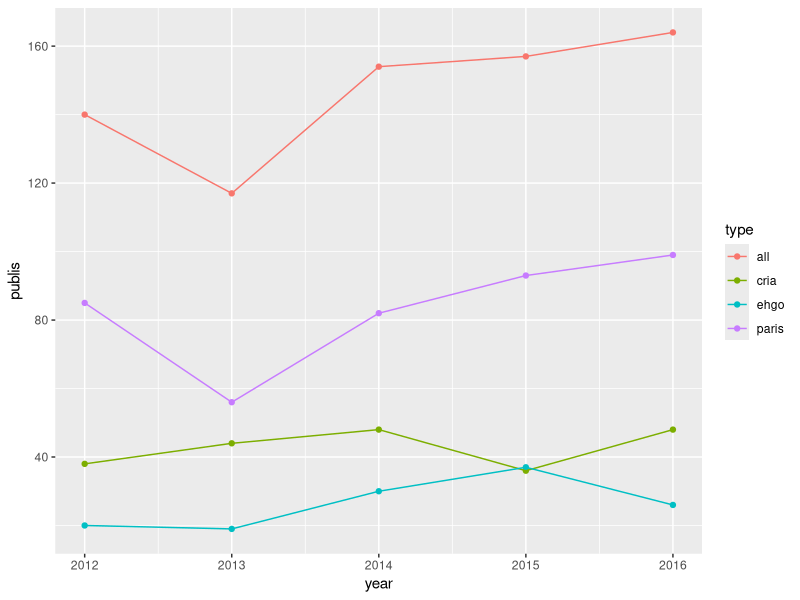
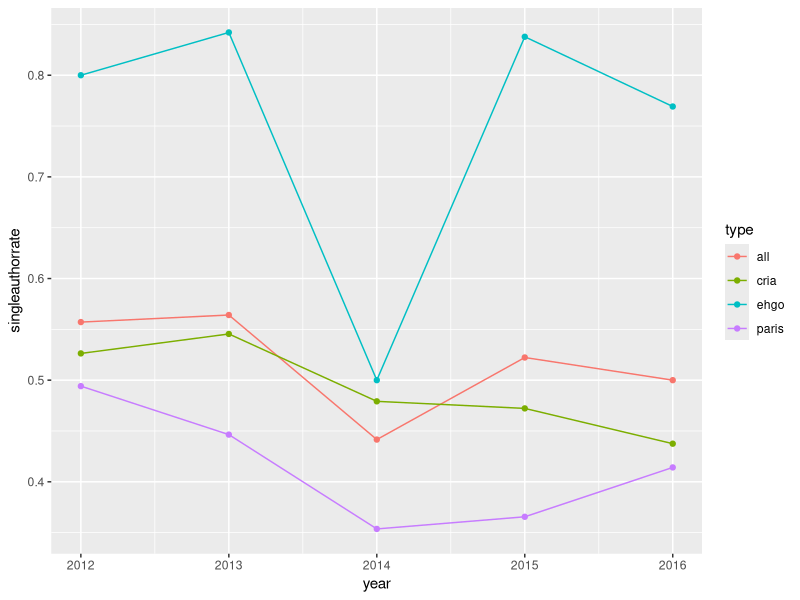
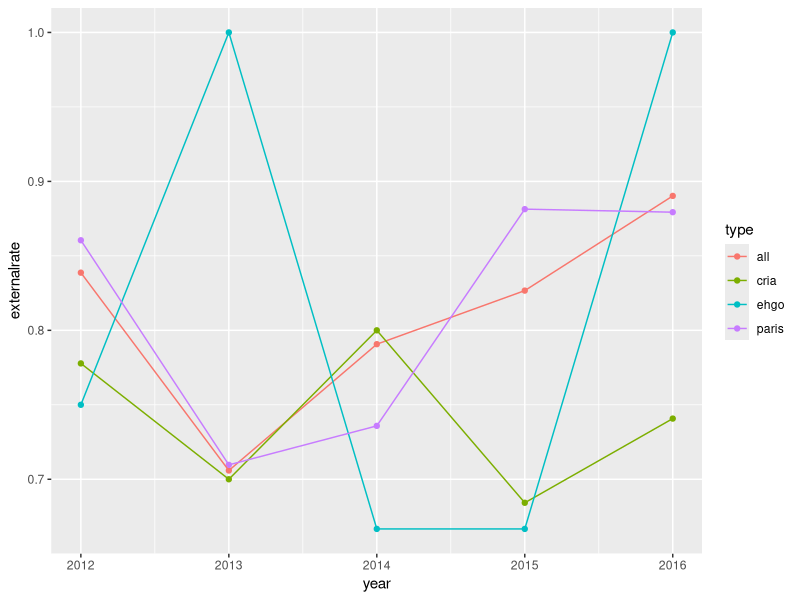
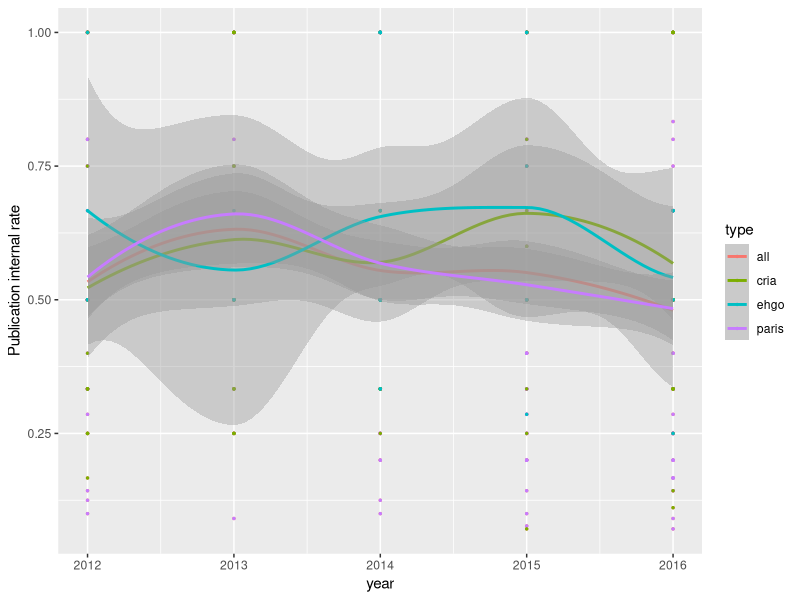
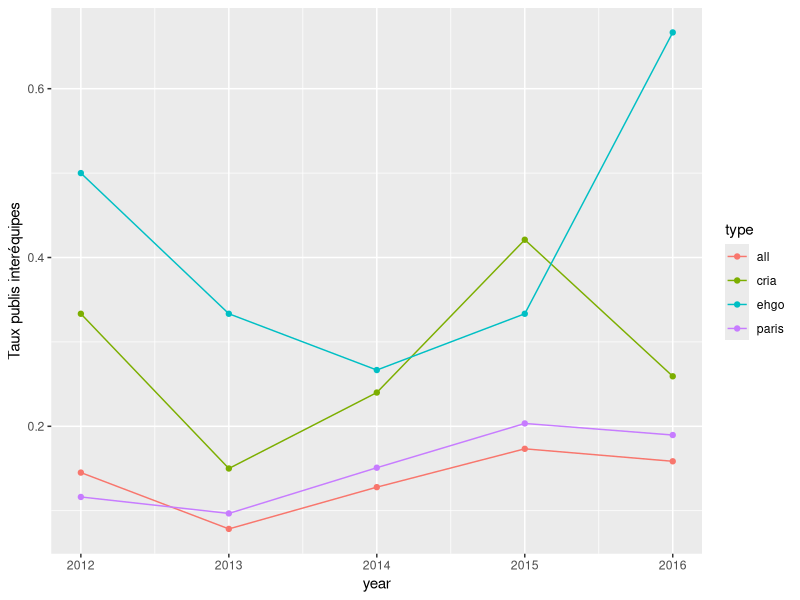
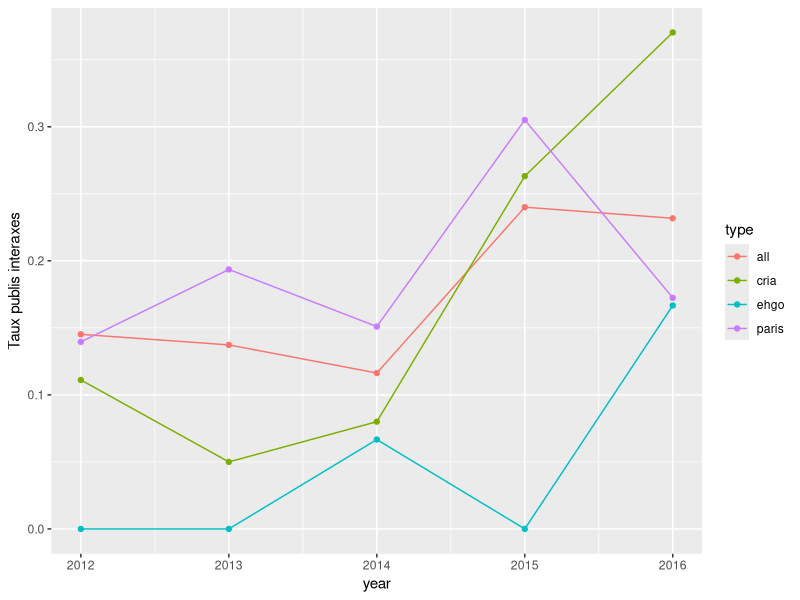

The R script that drew these images, in order:

# simplified analysis

# load data


library(dplyr)
library(ggplot2)

setwd(paste0(Sys.getenv('CS_HOME'),'/Misc/AnalyseGeocites/Models'))


# authors
authors <- as.tbl(read.csv('data/authors_desamb.csv',sep=";",stringsAsFactors = FALSE))
# publications
publis <- as.tbl(read.csv('data/publications.csv',sep=";",stringsAsFactors = FALSE))
# authorship
authorship <- as.tbl(read.csv('data/authorship.csv',sep=";",stringsAsFactors = FALSE))
authorship = authorship[sapply(authorship$AuteurDesamb,nchar)>0,]

publitypes = c("article_revue","article","ouvrage","chapitre","proceedings","actes_congres_national")
years = 2012:2016

publis = publis[publis$typepubli%in%publitypes,]

# nbr publis
nrow(publis)

team_authorship = left_join(authorship,authors,by=c('AuteurDesamb'='NOM'))
team_authorship = team_authorship[team_authorship$id_article%in%publis$id,]
# multi team ?
#duplicated(team_authorship[,1:2])
byteam = team_authorship%>%group_by(id_article)%>%
  summarise(paris=as.numeric(sum(as.numeric("P.A.R.I.S"%in%EQUIPE))>0),
            cria=as.numeric(sum(as.numeric("C.R.I.A"%in%EQUIPE))>0),
            ehgo=as.numeric(sum(as.numeric("E.H.GO"%in%EQUIPE))>0),
            internonly=as.numeric(prod(as.numeric(AuteurDesamb%in%authors$NOM))==1),
            nbauthorsintern = sum(as.numeric(AuteurDesamb%in%authors$NOM)),
            nbauthors = n(),
            nbequipes = length(unique(EQUIPE[!is.na(EQUIPE)])) # ! remove NAs !
            )

# add nb axes
nbaxes = sapply(publis$axe, function(s){length(strsplit(s,split=',')[[1]])})
publis$nbaxes=nbaxes
byteam=left_join(byteam,publis[,c(1,4,9)],by=c('id_article'='id'))

# count by teams
sum(byteam$paris)
sum(byteam$cria)
sum(byteam$ehgo)

# same by year
counts = c();cyears=c();types=c()
for(year in years){
  counts=append(counts,length(which(byteam$year==year)));types=append(types,'all');cyears=append(cyears,year)
  counts=append(counts,length(which(byteam$year==year&byteam$paris>0)));types=append(types,'paris');cyears=append(cyears,year)
  counts=append(counts,length(which(byteam$year==year&byteam$cria>0)));types=append(types,'cria');cyears=append(cyears,year)
  counts=append(counts,length(which(byteam$year==year&byteam$ehgo>0)));types=append(types,'ehgo');cyears=append(cyears,year)
}
ggplot(data.frame(publis=counts,year=cyears,type=types),aes(x=year,y=publis,col=type,group=type))+geom_point()+geom_line()



# number of authors
#team_authorship %>% group_by(id_article)%>%summarise(nbauthors = n())
length(which(byteam$nbauthors==1))/nrow(byteam)
length(which(byteam$nbauthors==1&byteam$paris>0))/sum(byteam$paris)
length(which(byteam$nbauthors==1&byteam$cria>0))/sum(byteam$cria)
length(which(byteam$nbauthors==1&byteam$ehgo>0))/sum(byteam$ehgo)

# same by year
counts = c();cyears=c();types=c()
for(year in years){
  counts=append(counts,length(which(byteam$nbauthors==1&byteam$year==year))/length(which(byteam$year==year)));types=append(types,'all');cyears=append(cyears,year)
  counts=append(counts,length(which(byteam$nbauthors==1&byteam$paris>0&byteam$year==year))/sum(byteam$paris[byteam$year==year]));types=append(types,'paris');cyears=append(cyears,year)
  counts=append(counts,length(which(byteam$nbauthors==1&byteam$cria>0&byteam$year==year))/sum(byteam$cria[byteam$year==year]));types=append(types,'cria');cyears=append(cyears,year)
  counts=append(counts,length(which(byteam$nbauthors==1&byteam$ehgo>0&byteam$year==year))/sum(byteam$ehgo[byteam$year==year]));types=append(types,'ehgo');cyears=append(cyears,year)
}
ggplot(data.frame(singleauthorrate=counts,year=cyears,type=types),aes(x=year,y=singleauthorrate,col=type,group=type))+geom_point()+geom_line()




# intern - extern
#authorship$AuteurDesamb%in%authors$NOM
length(which(byteam$internonly!=1))/length(which(byteam$nbauthors>1))
length(which(byteam$internonly!=1&byteam$paris>0))/length(which(byteam$nbauthors>1&byteam$paris>0))
length(which(byteam$internonly!=1&byteam$cria>0))/length(which(byteam$nbauthors>1&byteam$cria>0))
length(which(byteam$internonly!=1&byteam$ehgo>0))/length(which(byteam$nbauthors>1&byteam$ehgo>0))


counts = c();cyears=c();types=c()
for(year in years){
  counts=append(counts,length(which(byteam$internonly!=1&byteam$year==year))/length(which(byteam$nbauthors>1&byteam$year==year)));types=append(types,'all');cyears=append(cyears,year)
  counts=append(counts,length(which(byteam$internonly!=1&byteam$paris>0&byteam$year==year))/length(which(byteam$nbauthors>1&byteam$paris>0&byteam$year==year))
);types=append(types,'paris');cyears=append(cyears,year)
  counts=append(counts,length(which(byteam$internonly!=1&byteam$cria>0&byteam$year==year))/length(which(byteam$nbauthors>1&byteam$cria>0&byteam$year==year))
);types=append(types,'cria');cyears=append(cyears,year)
  counts=append(counts,length(which(byteam$internonly!=1&byteam$ehgo>0&byteam$year==year))/length(which(byteam$nbauthors>1&byteam$ehgo>0&byteam$year==year))
);types=append(types,'ehgo');cyears=append(cyears,year)
}
ggplot(data.frame(externalrate=counts,year=cyears,type=types),aes(x=year,y=externalrate,col=type,group=type))+geom_point()+geom_line()
# NOTE : for ehgo in 2013, 3 publis only with nbauthors > 1


# rate intern / nbauthors

rateall = byteam$nbauthorsintern[byteam$nbauthors>1]/byteam$nbauthors[byteam$nbauthors>1]
mean(rateall)
sd(rateall)

rateparis = byteam$nbauthorsintern[byteam$nbauthors>1&byteam$paris>0]/byteam$nbauthors[byteam$nbauthors>1&byteam$paris>0]
mean(rateparis)
sd(rateparis)

ratecria = byteam$nbauthorsintern[byteam$nbauthors>1&byteam$cria>0]/byteam$nbauthors[byteam$nbauthors>1&byteam$cria>0]
mean(ratecria)
sd(ratecria)

ratehgo = byteam$nbauthorsintern[byteam$nbauthors>1&byteam$ehgo>0]/byteam$nbauthors[byteam$nbauthors>1&byteam$ehgo>0]
mean(ratehgo)
sd(ratehgo)



rates = c();cyears=c();types=c()
for(year in years){
  allrows=byteam$nbauthors>1&byteam$year==year
  rates=append(rates,byteam$nbauthorsintern[allrows]/byteam$nbauthors[allrows]);types=append(types,rep('all',length(which(allrows))));cyears=append(cyears,rep(year,length(which(allrows))))
  parisrows=byteam$nbauthors>1&byteam$year==year&byteam$paris>0
  rates=append(rates,byteam$nbauthorsintern[parisrows]/byteam$nbauthors[parisrows]);types=append(types,rep('paris',length(which(parisrows))));cyears=append(cyears,rep(year,length(which(parisrows))))
  criarows=byteam$nbauthors>1&byteam$year==year&byteam$cria>0
  rates=append(rates,byteam$nbauthorsintern[criarows]/byteam$nbauthors[criarows]);types=append(types,rep('cria',length(which(criarows))));cyears=append(cyears,rep(year,length(which(criarows))))
  ehgorows=byteam$nbauthors>1&byteam$year==year&byteam$ehgo>0
  rates=append(rates,byteam$nbauthorsintern[ehgorows]/byteam$nbauthors[ehgorows]);types=append(types,rep('ehgo',length(which(ehgorows))));cyears=append(cyears,rep(year,length(which(ehgorows))))
}
ggplot(data.frame(publiinternrate=rates,year=cyears,type=types),aes(x=year,y=publiinternrate,color=type))+geom_point(size=0.5)+stat_smooth()+ylab("Publication internal rate")



####

# prop interequipes
length(which(byteam$nbequipes>1&byteam$nbauthors>1))/length(which(byteam$nbauthors>1))
#byteam[byteam$nbequipes==3,]
#data.frame(publis[publis$id==7216,])

length(which(byteam$nbequipes>1&byteam$nbauthors>1&byteam$paris>0))/length(which(byteam$nbauthors>1&byteam$paris>0))
length(which(byteam$nbequipes>1&byteam$nbauthors>1&byteam$cria>0))/length(which(byteam$nbauthors>1&byteam$cria>0))
length(which(byteam$nbequipes>1&byteam$nbauthors>1&byteam$ehgo>0))/length(which(byteam$nbauthors>1&byteam$ehgo>0))


counts = c();cyears=c();types=c()
for(year in years){
  counts=append(counts,length(which(byteam$nbequipes>1&byteam$nbauthors>1&byteam$year==year))/length(which(byteam$nbauthors>1&byteam$year==year)));types=append(types,'all');cyears=append(cyears,year)
  counts=append(counts,length(which(byteam$nbequipes>1&byteam$nbauthors>1&byteam$paris>0&byteam$year==year))/length(which(byteam$nbauthors>1&byteam$paris>0&byteam$year==year))
);types=append(types,'paris');cyears=append(cyears,year)
  counts=append(counts,length(which(byteam$nbequipes>1&byteam$nbauthors>1&byteam$cria>0&byteam$year==year))/length(which(byteam$nbauthors>1&byteam$cria>0&byteam$year==year))
);types=append(types,'cria');cyears=append(cyears,year)
  counts=append(counts,length(which(byteam$nbequipes>1&byteam$nbauthors>1&byteam$ehgo>0&byteam$year==year))/length(which(byteam$nbauthors>1&byteam$ehgo>0&byteam$year==year))
);types=append(types,'ehgo');cyears=append(cyears,year)
}
ggplot(data.frame(interteam=counts,year=cyears,type=types),aes(x=year,y=interteam,col=type,group=type))+geom_point()+geom_line()+ylab("Taux publis interéquipes")




# prop interaxes
length(which(byteam$nbaxes>1&byteam$nbauthors>1))/length(which(byteam$nbauthors>1))

length(which(byteam$nbaxes>1&byteam$nbauthors>1&byteam$paris>0))/length(which(byteam$nbauthors>1&byteam$paris>0))
length(which(byteam$nbaxes>1&byteam$nbauthors>1&byteam$cria>0))/length(which(byteam$nbauthors>1&byteam$cria>0))
length(which(byteam$nbaxes>1&byteam$nbauthors>1&byteam$ehgo>0))/length(which(byteam$nbauthors>1&byteam$ehgo>0))

counts = c();cyears=c();types=c()
for(year in years){
  counts=append(counts,length(which(byteam$nbaxes>1&byteam$nbauthors>1&byteam$year==year))/length(which(byteam$nbauthors>1&byteam$year==year)));types=append(types,'all');cyears=append(cyears,year)
  counts=append(counts,length(which(byteam$nbaxes>1&byteam$nbauthors>1&byteam$paris>0&byteam$year==year))/length(which(byteam$nbauthors>1&byteam$paris>0&byteam$year==year))
  );types=append(types,'paris');cyears=append(cyears,year)
  counts=append(counts,length(which(byteam$nbaxes>1&byteam$nbauthors>1&byteam$cria>0&byteam$year==year))/length(which(byteam$nbauthors>1&byteam$cria>0&byteam$year==year))
  );types=append(types,'cria');cyears=append(cyears,year)
  counts=append(counts,length(which(byteam$nbaxes>1&byteam$nbauthors>1&byteam$ehgo>0&byteam$year==year))/length(which(byteam$nbauthors>1&byteam$ehgo>0&byteam$year==year))
  );types=append(types,'ehgo');cyears=append(cyears,year)
}
ggplot(data.frame(interaxe=counts,year=cyears,type=types),aes(x=year,y=interaxe,col=type,group=type))+geom_point()+geom_line()+ylab("Taux publis interaxes")



